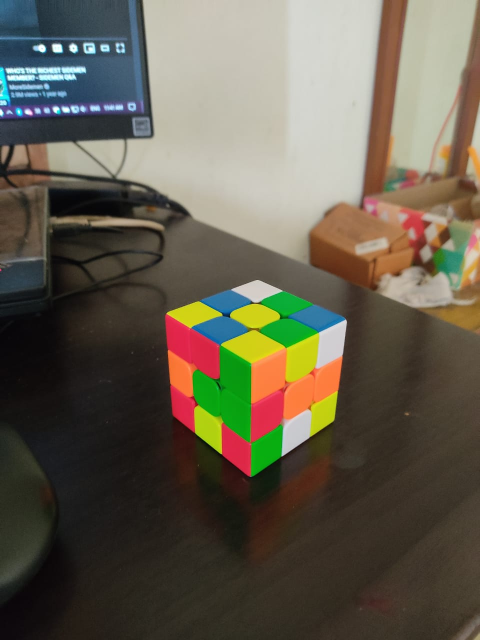
#> input picture Images/Rubiks_1.jpeg, 960 x 1280 px, found by its file name (shown at 1/2 size)
$ python histogram.py
#> lines starting #> are read from the running program, lines starting #| are printed output that depends on the picture; after the words box and inside, x2 and y2 are one past the last pixel; in counts of white or black regions, pixels touching at a corner belong together
#> further down, img is the input picture: shape (1280, 960, 3); mean B, G, R 78.6, 93.8, 100.1
### Advance/color_spaces.py
import numpy as np
import cv2 as cv
import matplotlib.pyplot as plt


def rescaleFrame(frame, scale=0.5):
    # Works for images, videos, live videos
#> called with scale = 0.5
    width = int(frame.shape[1] * scale)
#> width = 480
    height = int(frame.shape[0] * scale)
#> height = 640
    dimensions = (width, height)
#> dimensions = (480, 640)
    return cv.resize(frame, dimensions, interpolation=cv.INTER_AREA)
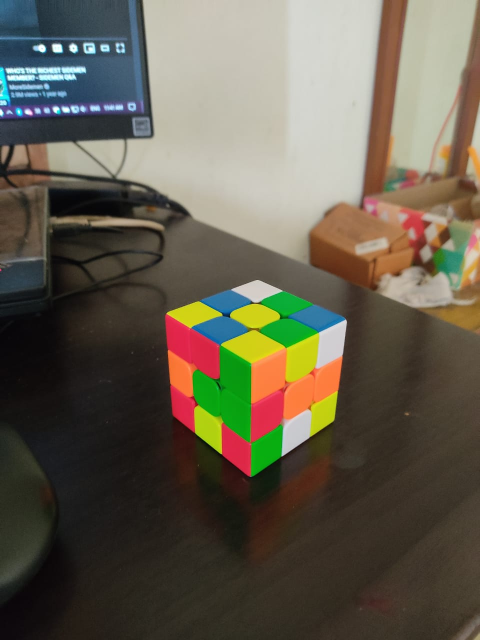
#> returned value: shape (640, 480, 3); mean of channels 0, 1, 2 78.8, 94, 100.2; drawn as B, G, R


# [29 lines of commented-out code are left out]

### Advance/histogram.py
import numpy as np
import cv2 as cv
from color_spaces import rescaleFrame
import matplotlib.pyplot as plt

img = cv.imread("Images/Rubiks_1.jpeg")
img = rescaleFrame(img)

plt.figure()
plt.title("Color Histogram")
plt.xlabel("Bins")
plt.ylabel('# of pixels')
# Color Histogram
colors = ('b', "g", "r")
blank = np.zeros(img.shape[:2], dtype='uint8')

circle = cv.circle(blank, (img.shape[1]//2, img.shape[2]//2), 100, 255, -1)
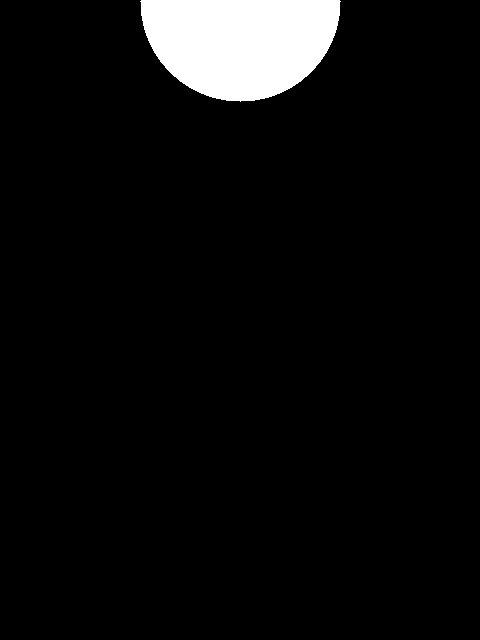
#> blank: shape (640, 480); 5.2% white; 1 white region, box (x1, y1, x2, y2) and area: (140, 0, 341, 102) 16008

mask = cv.bitwise_and(img, img, mask=circle)
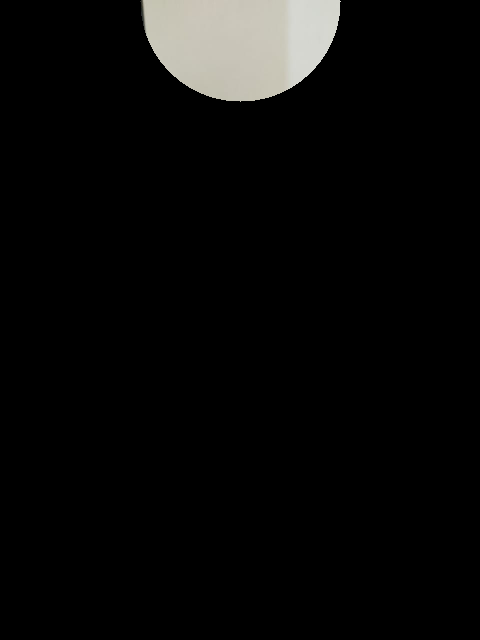
#> mask: shape (640, 480, 3); mean B, G, R 9.8, 10.4, 10.5
cv.imshow("Maskkk", mask)
# Histogram

for i, col in enumerate(colors):
    histr = cv.calcHist([img], [i], None, [256], [0, 256])
    plt.plot(histr, color=col)
    plt.xlim([0, 256])

plt.show()
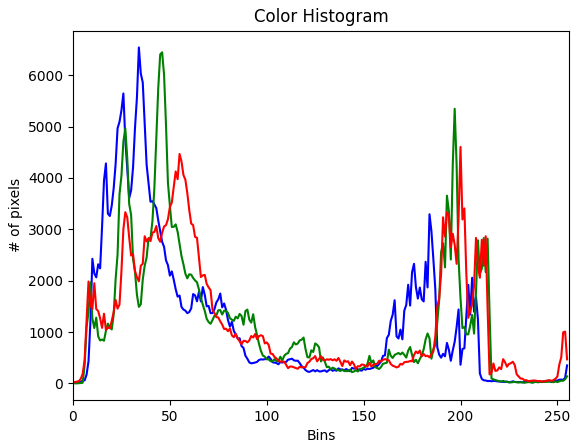
#> figure drawn by matplotlib, 1 panel; curve peaks at x = 34, y = 6543; curve peaks at x = 46, y = 6448; curve peaks at x = 200, y = 4605
cv.waitKey(0)
